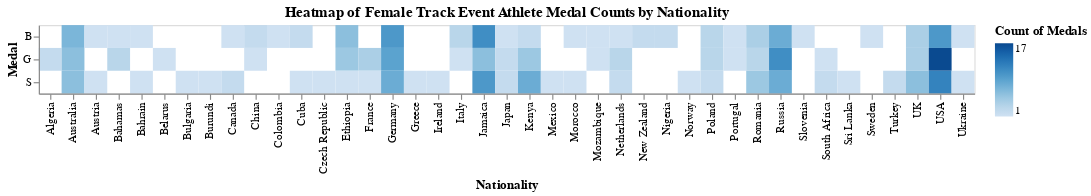

The code cell stored with this chart in its notebook:
### Code cell
# Group by nationality and medal type, and count the occurrences
female_medals_count = women_filtered.groupby(['region', 'Medal']).size().reset_index(name='Count')
# Create a heatmap to show the number of medals
female_finalist_heatmap = alt.Chart(female_medals_count).mark_rect().encode(
    x=alt.X('region:N', title='Nationality'),
    y=alt.Y('Medal:N', title='Medal'),
    color=alt.Color('Count:Q', scale=alt.Scale(scheme='blues'), title='Count of Medals'),
    tooltip=['region', 'Medal', 'Count']
).properties(
    title="Heatmap of Female Track Event Athlete Medal Counts by Nationality"
) 
female_finalist_heatmap

### Figure 1 — Vega-Lite specification as saved in the notebook (floating-point values rounded to 4 significant figures)
{"config": {"view": {"continuousWidth": 300, "continuousHeight": 300}}, "data": {"name": "data-31e393590f3f5aa1ef934fcfc32ad144"}, "mark": {"type": "rect"}, "encoding": {"color": {"field": "Count", "scale": {"scheme": "blues"}, "title": "Count of Medals", "type": "quantitative"}, "tooltip": [{"field": "region", "type": "nominal"}, {"field": "Medal", "type": "nominal"}, {"field": "Count", "type": "quantitative"}], "x": {"field": "region", "title": "Nationality", "type": "nominal"}, "y": {"field": "Medal", "title": "Medal", "type": "nominal"}}, "title": "Heatmap of Female Track Event Athlete Medal Counts by Nationality", "$schema": "https://vega.github.io/schema/vega-lite/v5.20.1.json", "datasets": {"data-31e393590f3f5aa1ef934fcfc32ad144": [{"region": "Algeria", "Medal": "G", "Count": 2}, {"region": "Australia", "Medal": "B", "Count": 7}, {"region": "Australia", "Medal": "G", "Count": 6}, {"region": "Australia", "Medal": "S", "Count": 6}, {"region": "Austria", "Medal": "B", "Count": 1}, {"region": "Austria", "Medal": "S", "Count": 1}, {"region": "Bahamas", "Medal": "B", "Count": 1}, {"region": "Bahamas", "Medal": "G", "Count": 3}, {"region": "Bahrain", "Medal": "B", "Count": 1}, {"region": "Bahrain", "Medal": "S", "Count": 1}, {"region": "Belarus", "Medal": "G", "Count": 1}, {"region": "Bulgaria", "Medal": "S", "Count": 1}, {"region": "Burundi", "Medal": "S", "Count": 1}, {"region": "Canada", "Medal": "B", "Count": 1}, {"region": "Canada", "Medal": "S", "Count": 2}, {"region": "China", "Medal": "B", "Count": 2}, {"region": "China", "Medal": "G", "Count": 1}, {"region": "Colombia", "Medal": "B", "Count": 1}, {"region": "Cuba", "Medal": "B", "Count": 2}, {"region": "Cuba", "Medal": "S", "Count": 1}, {"region": "Czech Republic", "Medal": "S", "Count": 1}, {"region": "Ethiopia", "Medal": "B", "Count": 6}, {"region": "Ethiopia", "Medal": "G", "Count": 5}, {"region": "Ethiopia", "Medal": "S", "Count": 1}, {"region": "France", "Medal": "G", "Count": 4}, {"region": "France", "Medal": "S", "Count": 1}, {"region": "Germany", "Medal": "B", "Count": 10}, {"region": "Germany", "Medal": "G", "Count": 9}, {"region": "Germany", "Medal": "S", "Count": 8}, {"region": "Greece", "Medal": "S", "Count": 1}, {"region": "Ireland", "Medal": "S", "Count": 1}, {"region": "Italy", "Medal": "B", "Count": 3}, {"region": "Italy", "Medal": "G", "Count": 1}, {"region": "Jamaica", "Medal": "B", "Count": 11}, {"region": "Jamaica", "Medal": "G", "Count": 6}, {"region": "Jamaica", "Medal": "S", "Count": 10}, {"region": "Japan", "Medal": "B", "Count": 1}, {"region": "Japan", "Medal": "G", "Count": 2}, {"region": "Japan", "Medal": "S", "Count": 2}, {"region": "Kenya", "Medal": "B", "Count": 2}, {"region": "Kenya", "Medal": "G", "Count": 5}, {"region": "Kenya", "Medal": "S", "Count": 8}, {"region": "Mexico", "Medal": "S", "Count": 1}, {"region": "Morocco", "Medal": "B", "Count": 1}, {"region": "Morocco", "Medal": "S", "Count": 1}, {"region": "Mozambique", "Medal": "B", "Count": 1}, {"region": "Mozambique", "Medal": "G", "Count": 1}, {"region": "Netherlands", "Medal": "B", "Count": 1}, {"region": "Netherlands", "Medal": "G", "Count": 3}, {"region": "Netherlands", "Medal": "S", "Count": 2}, {"region": "New Zealand", "Medal": "B", "Count": 2}, {"region": "Nigeria", "Medal": "B", "Count": 2}, {"region": "Norway", "Medal": "S", "Count": 1}, {"region": "Poland", "Medal": "B", "Count": 3}, {"region": "Poland", "Medal": "G", "Count": 3}, {"region": "Poland", "Medal": "S", "Count": 2}, {"region": "Portugal", "Medal": "B", "Count": 1}, {"region": "Portugal", "Medal": "G", "Count": 1}, {"region": "Romania", "Medal": "B", "Count": 4}, {"region": "Romania", "Medal": "G", "Count": 3}, {"region": "Romania", "Medal": "S", "Count": 5}, {"region": "Russia", "Medal": "B", "Count": 8}, {"region": "Russia", "Medal": "G", "Count": 11}, {"region": "Russia", "Medal": "S", "Count": 8}, {"region": "Slovenia", "Medal": "B", "Count": 1}, {"region": "South Africa", "Medal": "G", "Count": 1}, {"region": "South Africa", "Medal": "S", "Count": 2}, {"region": "Sri Lanka", "Medal": "S", "Count": 1}, {"region": "Sweden", "Medal": "B", "Count": 1}, {"region": "Turkey", "Medal": "S", "Count": 2}, {"region": "UK", "Medal": "B", "Count": 4}, {"region": "UK", "Medal": "G", "Count": 4}, {"region": "UK", "Medal": "S", "Count": 6}, {"region": "USA", "Medal": "B", "Count": 10}, {"region": "USA", "Medal": "G", "Count": 17}, {"region": "USA", "Medal": "S", "Count": 12}, {"region": "Ukraine", "Medal": "B", "Count": 1}, {"region": "Ukraine", "Medal": "S", "Count": 1}]}}
